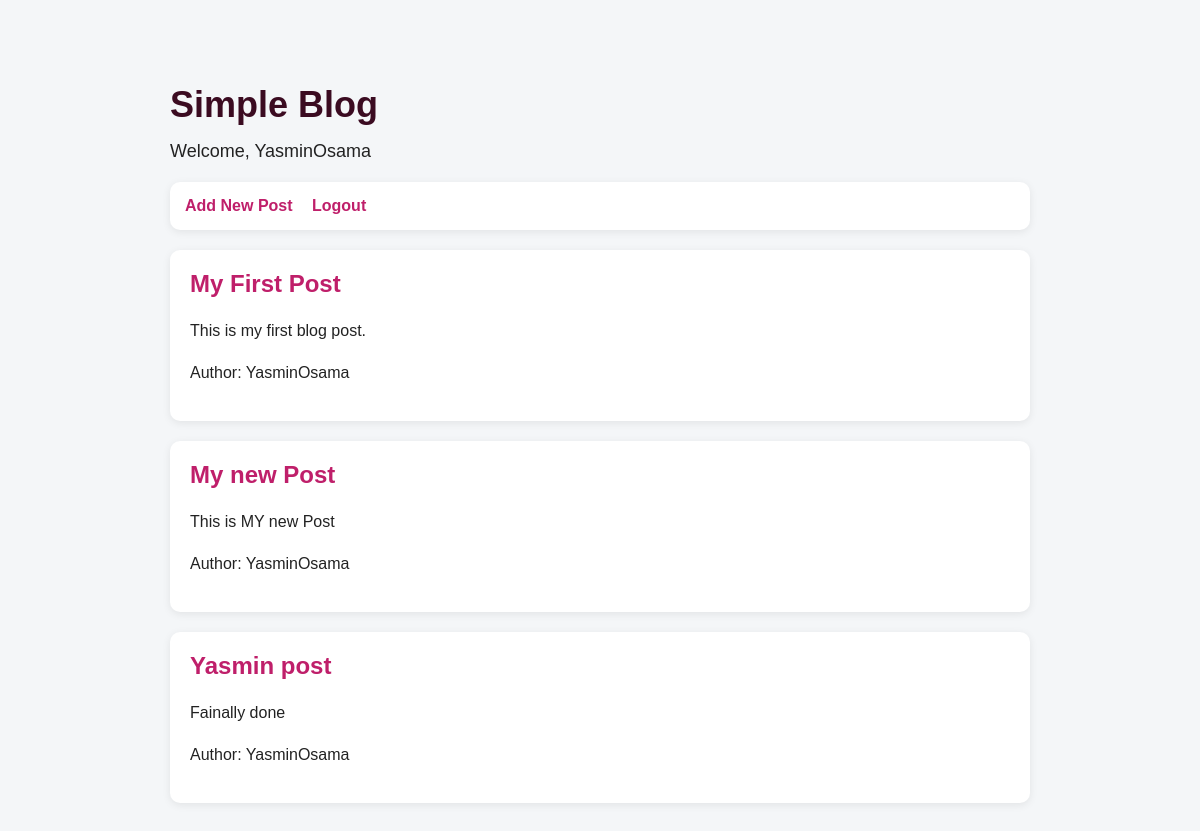
The app's page / (signed in) with its own data.
### posts/models.py (models this page shows, shortened)
class Post(models.Model):
    title = models.CharField(max_length=200)
    body = models.TextField()
    author = models.ForeignKey(User, on_delete=models.CASCADE)
    created_at = models.DateTimeField(auto_now_add=True)

### posts/views.py (the view)
# urls.py: 2. Add a URL to urlpatterns:  path('', views.home, name='home')
def home(request):
    posts = Post.objects.all()
    return render(request, 'posts/home.html', {'posts': posts})

### posts/templates/posts/home.html (shortened to what this page needs)
{% load static %}
<!DOCTYPE html>
<html>
<head>
    <link rel="stylesheet" href="{% static 'posts/style.css' %}">
</head>
<body>
<div class="container">
    <h1>Simple Blog</h1>
    {% if user.is_authenticated %}
        <p class="welcome">
            Welcome, {{ user.username }}
        </p>
        <div class="nav-links">
            <a href="{% url 'add_post' %}">Add New Post</a>
            <a href="{% url 'logout' %}">Logout</a>
        </div>
    {% else %}
        <div class="nav-links">
            <a href="{% url 'register' %}">Register</a>
            <a href="{% url 'login' %}">Login</a>
        </div>
    {% endif %}
    {% for post in posts %}
        <div class="post">
            <h2>
                <a href="{% url 'post_detail' post.id %}">
                    {{ post.title }}
                </a>
            </h2>
            <p class="post-body">
                {{ post.body }}
            </p>
            <p class="author">
                Author: {{ post.author.username }}
            </p>
        </div>
    {% empty %}
        <p>No posts available.</p>
    {% endfor %}
</div>
</body>
</html>

### posts/static/posts/style.css (style rules this page uses)
* { box-sizing: border-box; }
body { margin: 0; padding: 0; font-family: Arial, sans-serif; background: #f4f6f8; color: #222; }
body { max-width: 900px; margin: 40px auto; padding: 20px; }
h1 { color:#3b0b21 ; font-size: 36px; margin-bottom: 10px; }
h2 { color: #333; margin-top: 30px; }
a { color: #bf1f6a; text-decoration: none; font-weight: bold; }
.nav-links { margin: 20px 0; padding: 15px; background: white; border-radius: 10px; box-shadow: 0 2px 8px rgba(0, 0, 0, 0.08); }
.nav-links a { margin-right: 15px; }
.post { background: white; padding: 20px; margin-top: 20px; border-radius: 10px; box-shadow: 0 2px 8px rgba(0, 0, 0, 0.08); }
.post h2 { margin-top: 0; }
.post p { line-height: 1.6; }
.welcome { font-size: 18px; margin: 15px 0; }

### records on screen
Post: title "My First Post", body "This is my first blog post.", author.username "YasminOsama"
Post: title "My new Post", body "This is MY new Post", author.username "YasminOsama"
Post: title "Yasmin post", body "Fainally done", author.username "YasminOsama"

### other values on screen
{{ user.username }} "YasminOsama"
